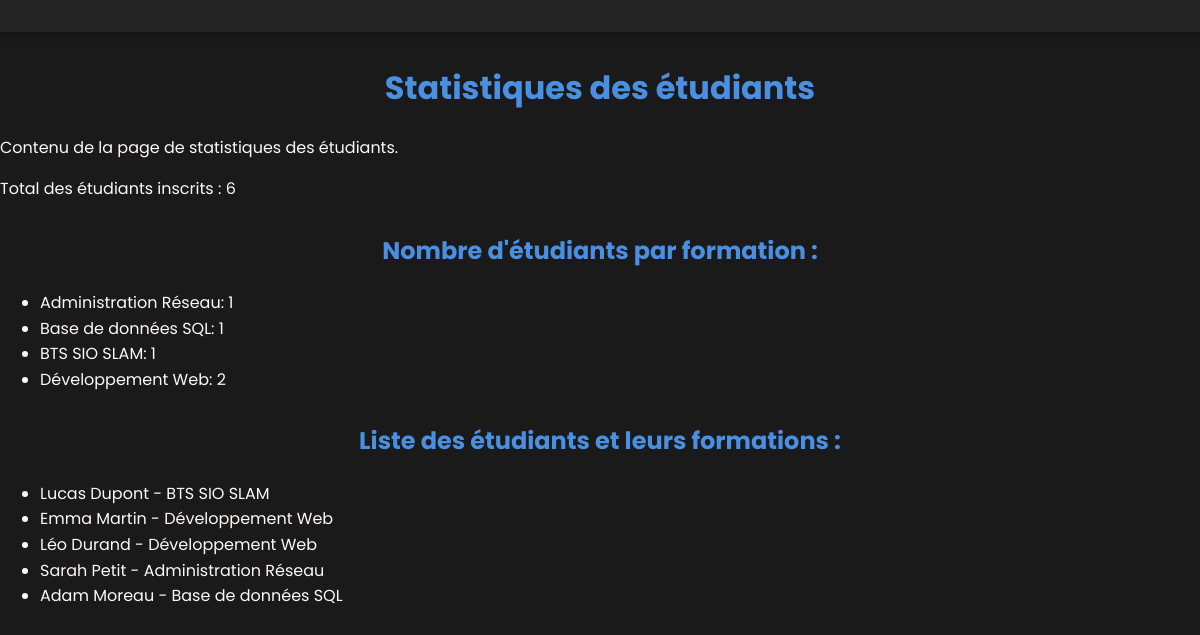
Page /stat_etudiant.php on the committed database.
### tables this page shows
CREATE TABLE `etudiants` (
  `id_etudiant` int NOT NULL,
  `nom` varchar(50) NOT NULL,
  `prenom` varchar(50) NOT NULL,
  `date_naissance` date NOT NULL,
  `email` varchar(100) NOT NULL,
  `telephone` varchar(20) DEFAULT NULL
);

CREATE TABLE `formations` (
  `id_formation` int NOT NULL,
  `intitule` varchar(100) NOT NULL,
  `duree` int NOT NULL,
  `niveau` varchar(50) DEFAULT NULL,
  `id_formateur` int DEFAULT NULL
);

### stat_etudiant.php (the view, shortened to what this page needs)
<!DOCTYPE html>
<html lang="en">
<head>
    <link rel="stylesheet" href="style.css">
</head>
<body>
         <nav>
</nav>
    <h1>Statistiques des étudiants</h1>
    <p>Contenu de la page de statistiques des étudiants.</p>
    <?php
$dsn = "mysql:host=localhost;dbname=centre_formation;charset=utf8";
$dbUser = "root";
$dbPass = "mysql";
$options = [
    PDO::ATTR_ERRMODE => PDO::ERRMODE_EXCEPTION,
    PDO::ATTR_DEFAULT_FETCH_MODE => PDO::FETCH_ASSOC,
    PDO::ATTR_EMULATE_PREPARES => false,
];
try {
    $pdo = new PDO($dsn, $dbUser, $dbPass, $options);
} catch (PDOException $e) {
    echo "Erreur de connexion à la base de données. (" . $e->getMessage() . ")";
    exit;
}
$sql1 = "SELECT COUNT(*) AS total_etudiants FROM etudiants;";
$stmt1 = $pdo->prepare($sql1);
$stmt1->execute();
$row1 = $stmt1->fetch();
echo "<p>Total des étudiants inscrits : " . $row1['total_etudiants'] . "</p>";
$sql2 = "SELECT f.intitule, COUNT(i.id_etudiant) AS nb_etudiants FROM inscriptions i JOIN formations f ON i.id_formation=f.id_formation GROUP BY f.intitule;";
$stmt2 = $pdo->prepare($sql2);
$stmt2->execute();
$rows2 = $stmt2->fetchAll();
echo "<h2>Nombre d'étudiants par formation :</h2>";
echo "<ul>";
foreach ($rows2 as $row2) {
    echo "<li>" . htmlspecialchars($row2['intitule']) . ": " . $row2['nb_etudiants'] . "</li>";
}
echo "</ul>";
$sql3 = "SELECT nom, prenom, intitule FROM etudiants
JOIN inscriptions ON etudiants.id_etudiant = inscriptions.id_etudiant
JOIN formations ON inscriptions.id_formation = formations.id_formation";
$stmt3 = $pdo->prepare($sql3);
$stmt3->execute();
$rows3 = $stmt3->fetchAll();
echo "<h2>Liste des étudiants et leurs formations :</h2>";
echo "<ul>";
foreach ($rows3 as $row3) {
    echo "<li>" . htmlspecialchars($row3['prenom']) . " " . htmlspecialchars($row3['nom']) . " - " . htmlspecialchars($row3['intitule']) . "</li>";
}
echo "</ul>";
    ?>
</body>
</html>

### style.css (style rules this page uses)
:root { --primary-color: #4a90e2; --secondary-color: #357abd; --bg-color: #1a1a1a; --text-color: #fff7f7; --white: #ffffff; --text-dark: #242222; }
body { font-family: 'Poppins', sans-serif; background-color: var(--bg-color); color: var(--text-color); margin: 0; padding: 0; line-height: 1.6; }
nav { background: #252525; display: flex; justify-content: center; padding: 1rem; box-shadow: 0 2px 10px rgba(0, 0, 0, 0.3); }
h1, h2 { text-align: center; color: var(--primary-color); margin-top: 30px; }

### rows in the picture
etudiants: prenom "Lucas", nom "Dupont", formations.intitule "BTS SIO SLAM"
etudiants: prenom "Emma", nom "Martin", formations.intitule "Développement Web"
etudiants: prenom "Léo", nom "Durand", formations.intitule "Développement Web"
etudiants: prenom "Sarah", nom "Petit", formations.intitule "Administration Réseau"
etudiants: prenom "Adam", nom "Moreau", formations.intitule "Base de données SQL"

### other values in the picture
$row1['total_etudiants'] "6"
$row2['intitule'] "Administration Réseau"
$row2['nb_etudiants'] "1"
$row2['intitule'] "Base de données SQL"
$row2['intitule'] "BTS SIO SLAM"
$row2['intitule'] "Développement Web"
$row2['nb_etudiants'] "2"
